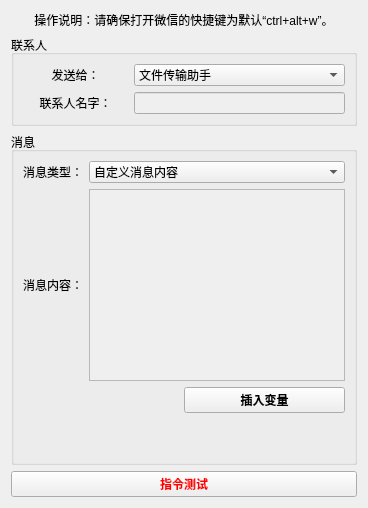
       <widget class="QWidget" name="tab_22">
        <attribute name="title">
         <string>发送消息</string>
        </attribute>
        <layout class="QVBoxLayout" name="verticalLayout_47">
         <item>
          <widget class="QLabel" name="label_84">
           <property name="text">
            <string>操作说明：请确保打开微信的快捷键为默认“ctrl+alt+w”。</string>
           </property>
           <property name="alignment">
            <set>Qt::AlignCenter</set>
           </property>
           <property name="wordWrap">
            <bool>false</bool>
           </property>
          </widget>
         </item>
         <item>
          <widget class="QGroupBox" name="groupBox_17">
           <property name="title">
            <string>联系人</string>
           </property>
           <layout class="QVBoxLayout" name="verticalLayout_46">
            <item>
             <layout class="QGridLayout" name="gridLayout_30" columnstretch="1,2">
              <item row="0" column="0">
               <widget class="QLabel" name="label_80">
                <property name="text">
                 <string>发送给：</string>
                </property>
                <property name="alignment">
                 <set>Qt::AlignCenter</set>
                </property>
               </widget>
              </item>
              <item row="0" column="1">
               <widget class="QComboBox" name="comboBox_33">
                <item>
                 <property name="text">
                  <string>文件传输助手</string>
                 </property>
                </item>
                <item>
                 <property name="text">
                  <string>自定义联系人</string>
                 </property>
                </item>
               </widget>
              </item>
              <item row="1" column="0">
               <widget class="QLabel" name="label_81">
                <property name="text">
                 <string>联系人名字：</string>
                </property>
                <property name="alignment">
                 <set>Qt::AlignCenter</set>
                </property>
               </widget>
              </item>
              <item row="1" column="1">
               <widget class="QLineEdit" name="lineEdit_17">
                <property name="enabled">
                 <bool>false</bool>
                </property>
               </widget>
              </item>
             </layout>
            </item>
           </layout>
          </widget>
         </item>
         <item>
          <widget class="QGroupBox" name="groupBox_18">
           <property name="title">
            <string>消息</string>
           </property>
           <layout class="QVBoxLayout" name="verticalLayout_22">
            <item>
             <layout class="QGridLayout" name="gridLayout_10">
              <item row="0" column="0">
               <widget class="QLabel" name="label_82">
                <property name="text">
                 <string>消息类型：</string>
                </property>
                <property name="alignment">
                 <set>Qt::AlignCenter</set>
                </property>
               </widget>
              </item>
              <item row="1" column="1">
               <widget class="QTextEdit" name="textEdit_2">
                <property name="enabled">
                 <bool>false</bool>
                </property>
               </widget>
              </item>
              <item row="0" column="1">
               <widget class="QComboBox" name="comboBox_34">
                <item>
                 <property name="text">
                  <string>自定义消息内容</string>
                 </property>
                </item>
                <item>
                 <property name="text">
                  <string>从剪切板粘贴</string>
                 </property>
                </item>
                <item>
                 <property name="text">
                  <string>当前日期时间</string>
                 </property>
                </item>
               </widget>
              </item>
              <item row="1" column="0">
               <widget class="QLabel" name="label_83">
                <property name="text">
                 <string>消息内容：</string>
                </property>
                <property name="alignment">
                 <set>Qt::AlignCenter</set>
                </property>
               </widget>
              </item>
             </layout>
            </item>
            <item>
             <layout class="QHBoxLayout" name="horizontalLayout_12" stretch="1,1">
              <item>
               <spacer name="horizontalSpacer_5">
                <property name="orientation">
                 <enum>Qt::Horizontal</enum>
                </property>
                <property name="sizeHint" stdset="0">
                 <size>
                  <width>40</width>
                  <height>20</height>
                 </size>
                </property>
               </spacer>
              </item>
              <item>
               <widget class="QPushButton" name="pushButton_30">
                <property name="font">
                 <font>
                  <family>微软雅黑</family>
                  <weight>75</weight>
                  <bold>true</bold>
                 </font>
                </property>
                <property name="text">
                 <string>插入变量</string>
                </property>
               </widget>
              </item>
             </layout>
            </item>
            <item>
             <spacer name="verticalSpacer_27">
              <property name="orientation">
               <enum>Qt::Vertical</enum>
              </property>
              <property name="sizeHint" stdset="0">
               <size>
                <width>20</width>
                <height>40</height>
               </size>
              </property>
             </spacer>
            </item>
           </layout>
          </widget>
         </item>
         <item>
          <widget class="QPushButton" name="pushButton_15">
           <property name="palette">
            <palette>
             <active>
              <colorrole role="WindowText">
               <brush brushstyle="SolidPattern">
                <color alpha="255">
                 <red>255</red>
                 <green>0</green>
                 <blue>0</blue>
                </color>
               </brush>
              </colorrole>
              <colorrole role="Text">
               <brush brushstyle="SolidPattern">
                <color alpha="255">
                 <red>255</red>
                 <green>0</green>
                 <blue>0</blue>
                </color>
               </brush>
              </colorrole>
              <colorrole role="ButtonText">
               <brush brushstyle="SolidPattern">
                <color alpha="255">
                 <red>255</red>
                 <green>0</green>
                 <blue>0</blue>
                </color>
               </brush>
              </colorrole>
              <colorrole role="PlaceholderText">
               <brush brushstyle="NoBrush">
                <color alpha="128">
                 <red>255</red>
                 <green>0</green>
                 <blue>0</blue>
                </color>
               </brush>
              </colorrole>
             </active>
             <inactive>
              <colorrole role="WindowText">
               <brush brushstyle="SolidPattern">
                <color alpha="255">
                 <red>255</red>
                 <green>0</green>
                 <blue>0</blue>
                </color>
               </brush>
              </colorrole>
              <colorrole role="Text">
               <brush brushstyle="SolidPattern">
                <color alpha="255">
                 <red>255</red>
                 <green>0</green>
                 <blue>0</blue>
                </color>
               </brush>
              </colorrole>
              <colorrole role="ButtonText">
               <brush brushstyle="SolidPattern">
                <color alpha="255">
                 <red>255</red>
                 <green>0</green>
                 <blue>0</blue>
                </color>
               </brush>
              </colorrole>
              <colorrole role="PlaceholderText">
               <brush brushstyle="NoBrush">
                <color alpha="128">
                 <red>255</red>
                 <green>0</green>
                 <blue>0</blue>
                </color>
               </brush>
              </colorrole>
             </inactive>
             <disabled>
              <colorrole role="WindowText">
               <brush brushstyle="SolidPattern">
                <color alpha="255">
                 <red>120</red>
                 <green>120</green>
                 <blue>120</blue>
                </color>
               </brush>
              </colorrole>
              <colorrole role="Text">
               <brush brushstyle="SolidPattern">
                <color alpha="255">
                 <red>120</red>
                 <green>120</green>
                 <blue>120</blue>
                </color>
               </brush>
              </colorrole>
              <colorrole role="ButtonText">
               <brush brushstyle="SolidPattern">
                <color alpha="255">
                 <red>120</red>
                 <green>120</green>
                 <blue>120</blue>
                </color>
               </brush>
              </colorrole>
              <colorrole role="PlaceholderText">
               <brush brushstyle="NoBrush">
                <color alpha="128">
                 <red>255</red>
                 <green>0</green>
                 <blue>0</blue>
                </color>
               </brush>
              </colorrole>
             </disabled>
            </palette>
           </property>
           <property name="font">
            <font>
             <family>微软雅黑</family>
             <weight>75</weight>
             <bold>true</bold>
            </font>
           </property>
           <property name="text">
            <string>指令测试</string>
           </property>
          </widget>
         </item>
        </layout>
       </widget>
